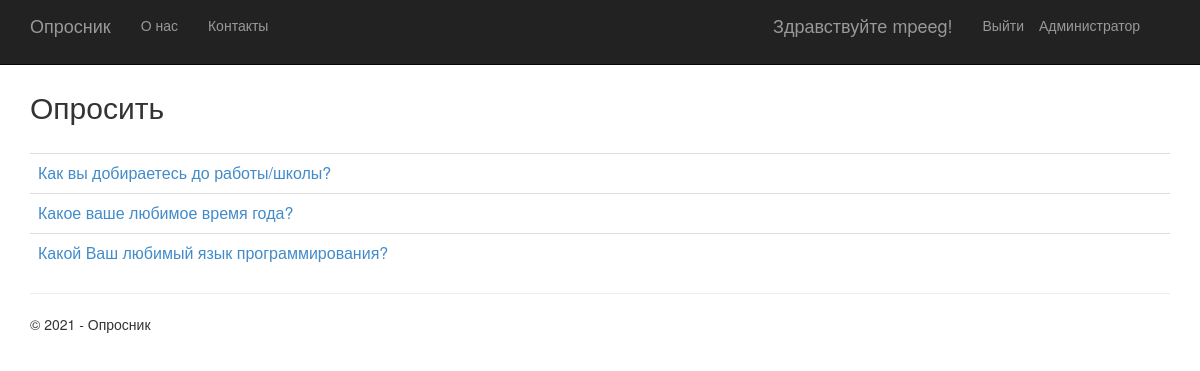
The app's page / (signed in) with its own data.
### app/models.py (models this page shows, shortened)
class Poll(models.Model):
    text = models.CharField(max_length=200)
    pub_date = models.DateTimeField('date published')

### app/views.py (the view)
class PollListView(ListView):
    model = Poll
    def get_context_data(self, **kwargs):
        context = super(PollListView, self).get_context_data(**kwargs)
        context['title'] = 'Опросить'
        context['year'] = datetime.now().year
        return context

### app/templates/app/index.html (shortened to what this page needs)
{% extends "app/layout.html" %}
{% block content %}
<h2>{{ title }}</h2>
<br/>
{% if latest_poll_list %}
<table class="table table-hover">
    <tbody>
        {% for poll in latest_poll_list %}
        <tr>
            <td>
                <a href="{% url 'app:detail' poll.id %}">{{poll.text}}</a>
            </td>
        </tr>
        {% endfor %}
    </tbody>
</table>
{% endif %}
{% endblock %}

### app/templates/app/layout.html (shortened to what this page needs)
﻿<!DOCTYPE html>
<html>
<head>
    {% load static %}
    <link rel="stylesheet" type="text/css" href="{% static 'app/content/bootstrap.min.css' %}" />
    <link rel="stylesheet" type="text/css" href="{% static 'app/content/site.css' %}" />
</head>
<body>
    <div class="navbar navbar-inverse navbar-fixed-top">
        <div class="container">
            <div class="navbar-header">
                <a href="/" class="navbar-brand">Опросник</a>
            </div>
            <div class="navbar-collapse collapse">
                <ul class="nav navbar-nav">
                    <li><a href="{% url 'about' %}">О нас</a></li>
                    <li><a href="{% url 'contact' %}">Контакты</a></li>
                </ul>
                <ul class="nav navbar-nav navbar-right">
                    <li><a href="/admin">Администратор</a></li>
                </ul>
                {% if user.is_authenticated %}
                <form id="logoutForm" action="/logout/" method="post" class="navbar-right">
                    <ul class="nav navbar-nav navbar-right">
                        <li><span class="navbar-brand">Здравствуйте {{ user.username }}!</span></li>
                        <li><a href="javascript:document.getElementById('logoutForm').submit()">Выйти</a></li>
                    </ul>
                </form>
                {% else %}
                <ul class="nav navbar-nav navbar-right">
                    <li><a href="{% url 'login' %}">Войти</a></li>
                </ul>
                {% endif %}
            </div>
        </div>
    </div>
    <div class="container body-content">
{% block content %}{% endblock %}
        <hr/>
        <footer>
            <p>&copy; {{ year }} - Опросник</p>
        </footer>
    </div>
</body>
</html>

### app/static/app/content/site.css (style rules this page uses)
body { padding-top: 50px; padding-bottom: 20px; }
.body-content { padding-left: 15px; padding-right: 15px; }

### records on screen
Poll: text "Как вы добираетесь до работы/школы?"
Poll: text "Какое ваше любимое время года?"
Poll: text "Какой Ваш любимый язык программирования?"

### other values on screen
{{ user.username }} "mpeeg"
{{ title }} "Опросить"
{{ year }} "2021"
